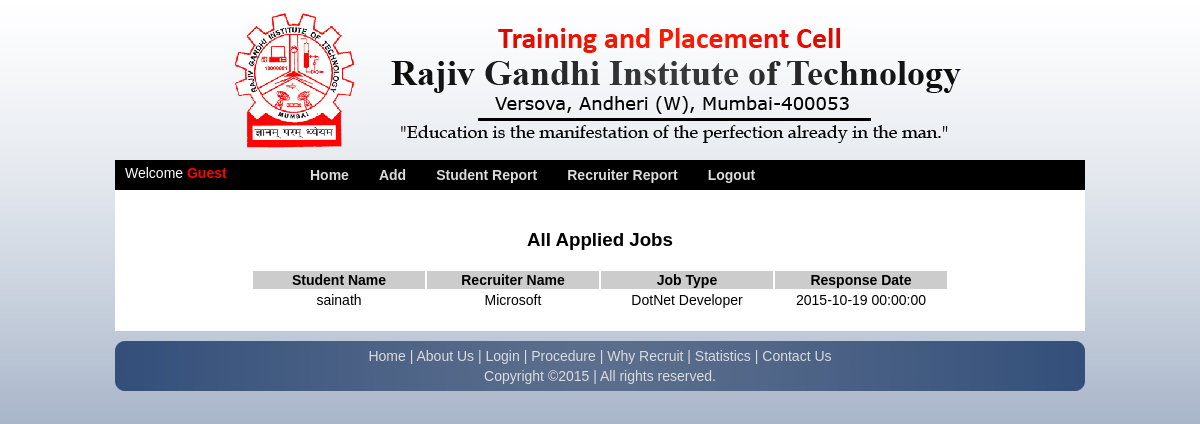
Page /index.php/admin/applied_jobs on the committed database.
### tables this page shows
CREATE TABLE `tbl_jobseekerresponsetorecruiter` (
  `rid` int(11) NOT NULL,
  `JobSeekerID` varchar(50) NOT NULL,
  `RecruiterName` varchar(50) NOT NULL,
  `JobID` varchar(50) NOT NULL,
  `DateOfResponse` datetime DEFAULT NULL
);

### application/controllers/Admin.php (called while the page is built, shortened)
<?php
class Admin extends MY_Controller
{
    public function applied_jobs()
    {
        $this->load->model('adminmodel');
        $applied_student = $this->adminmodel->applied_jobs();
        $this->load->view('tp/admin/view_reports/jobseeker/frm_jobseeker_response_recruiter',['applied_student'=>$applied_student]);
    }
}
?>

### index.php (called while the page is built, shortened)
<?php
require_once BASEPATH.'core/CodeIgniter.php';

### application/models/Adminmodel.php (called while the page is built, shortened)
<?php
class Adminmodel extends CI_Model
{
    public function applied_jobs()
    {
        $q = $this->db->from('tbl_jobseekerresponsetorecruiter')
                        ->order_by('JobID','ASC')
                        ->get();
        return $q->result();
    }
}
 ?>

### application/views/tp/admin/view_reports/jobseeker/frm_jobseeker_response_recruiter.php (the view)
<?php include("/var/www/html/trainplace/application/views/tp/admin/header.php");?>
<div id="section">
<div id="innersection">
<h3 align="center">All Applied Jobs</h3>
<table style="margin-left:auto; margin-right:auto; font-size:14px; text-align:center;">
    <tr style="background-color:#ccc;">
      <td style="width:170px;"><strong>Student Name</strong></td>
      <td style="width:170px;"><strong>Recruiter Name</strong></td>
      <td style="width:170px;"><strong>Job Type</strong></td>
      <td style="width:170px;"><strong>Response Date</strong></td>
    </tr>
    <?php foreach ($applied_student as $row):?>
    <tr>
      <td><?php echo $row->JobSeekerID ?></td>
      <td><?php echo $row->RecruiterName ?></td>
      <td><?php echo $row->JobID ?></td>
      <td><?php echo $row->DateOfResponse ?></td>
    </tr>
  <?php endforeach; ?>
</table>
</div>
</div>
<?php include("/var/www/html/trainplace/application/views/tp/admin/footer.php");?>

### assets/css/style2.css (style rules this page uses)
body { margin-left:auto; margin-right:auto; margin-top:0; background-image:url(../images/bg.jpg); background-repeat:repeat-x; width:970px; font-family:Arial; }
#innersection { padding:20px; }
#section { width: 970px; height: auto; float: left; background-color: #fff; margin-bottom: 10px; }

### rows in the picture
tbl_jobseekerresponsetorecruiter: JobSeekerID "sainath", RecruiterName "Microsoft", JobID "DotNet Developer", DateOfResponse "2015-10-19 00:00:00"
